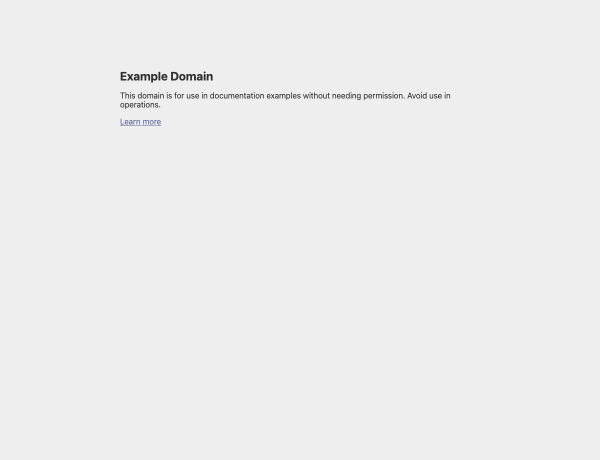
#> input picture mcp-validation.png, 1200 x 919 px (shown at 1/2 size)
$ python make_clean_dashboard_screenshots.py ../mcp-validation.png
#> lines starting #> are read from the running program, lines starting #| are printed output that depends on the picture
### agent_tools/images/dashboard_crop.py
from __future__ import annotations

from dataclasses import dataclass

from PIL import Image


@dataclass(frozen=True)
class DashboardCropConfig:
    """Heuristics tuned for BI dashboard screenshots with large white gutters."""

    white_threshold: int = 245  # per-channel; >= means "background-like"
    padding: int = 10

    # When estimating empty columns/rows, how empty is "empty"?
    empty_fraction: float = 0.995

    # Find the first y where we see "canvas" (mostly white) for N consecutive rows.
    canvas_white_fraction: float = 0.85
    canvas_consecutive_rows: int = 8

    # Ignore top chrome when trimming left/right (prevents full-width toolbars from
    # forcing the crop to remain at the original width).
    trim_x_start_y_px: int = 165

    # Also avoid including browser chrome at the very top.
    min_top_px: int = 110

    # Keep a bit of header above the detected canvas start.
    header_slop_px: int = 70


def _row_white_fraction(px, w: int, y: int, thr: int) -> float:
    white = 0
    for x in range(w):
        r, g, b = px[x, y]
        if r >= thr and g >= thr and b >= thr:
            white += 1
    return white / float(w)


def _col_white_fraction(px, x: int, y0: int, y1: int, thr: int) -> float:
    white = 0
    total = max(1, (y1 - y0))
    for y in range(y0, y1):
        r, g, b = px[x, y]
        if r >= thr and g >= thr and b >= thr:
            white += 1
    return white / float(total)


def _find_canvas_start_y(px, w: int, h: int, cfg: DashboardCropConfig) -> int:
    thr = cfg.white_threshold
    need = cfg.canvas_consecutive_rows
    good = 0
    for y in range(h):
        if _row_white_fraction(px, w, y, thr) >= cfg.canvas_white_fraction:
            good += 1
            if good >= need:
                return max(0, y - need + 1)
        else:
            good = 0

    # Fallback: if we can't detect the canvas reliably, just skip a bit of chrome.
    return min(h - 1, max(0, int(h * 0.12)))


def autocrop_dashboard_content(img: Image.Image, cfg: DashboardCropConfig | None = None) -> Image.Image:
    """Crop a screenshot to focus on dashboard content.

    Why this exists:
    - Tableau-like screenshots often have full-width browser/app chrome across the top.
    - A naive "non-white bbox" crop will keep full width due to that chrome,
      leaving a huge white gutter on the right.

    This function:
    - Detects the start of the dashboard canvas (mostly white)
    - Trims left/right based on content within the canvas region (skipping top chrome)
    - Trims bottom based on the trimmed x-range
    """

    cfg = cfg or DashboardCropConfig()

    rgb = img.convert("RGB")
    w, h = rgb.size
    px = rgb.load()
    if px is None:
        # Very defensive: PIL should provide a PixelAccess for RGB images.
        return img

    thr = cfg.white_threshold
    canvas_y0 = _find_canvas_start_y(px, w, h, cfg)

    y0 = min(h - 1, canvas_y0)
    y1 = h
    y0_x = min(h - 1, max(y0, cfg.trim_x_start_y_px))

    # Left/right bounds by trimming columns that are (almost) entirely white.
    left = 0
    for x in range(w):
        if _col_white_fraction(px, x, y0_x, y1, thr) < cfg.empty_fraction:
            left = x
            break

    right = w - 1
    for x in range(w - 1, -1, -1):
        if _col_white_fraction(px, x, y0_x, y1, thr) < cfg.empty_fraction:
            right = x
            break

    # Top/bottom bounds.
    top = max(0, y0_x - cfg.header_slop_px)
    top = max(top, cfg.min_top_px)

    bottom = h - 1
    for y in range(h - 1, y0_x - 1, -1):
        white = 0
        span = max(1, (right - left + 1))
        for x in range(left, right + 1):
            r, g, b = px[x, y]
            if r >= thr and g >= thr and b >= thr:
                white += 1
        if (white / float(span)) < cfg.empty_fraction:
            bottom = y
            break

    # Safety fallback.
    if right <= left or bottom <= top:
        return img

    pad = cfg.padding
    crop_left = max(0, left - pad)
    crop_top = max(0, top - pad)
    crop_right = min(w, right + pad + 1)
    crop_bottom = min(h, bottom + pad + 1)

    return img.crop((crop_left, crop_top, crop_right, crop_bottom))

### scripts/make_clean_dashboard_screenshots.py
from __future__ import annotations

import argparse
from pathlib import Path

from PIL import Image

from agent_tools.images.dashboard_crop import DashboardCropConfig, autocrop_dashboard_content


def _iter_inputs(input_paths: list[str]) -> list[Path]:
    out: list[Path] = []
    for raw in input_paths:
        p = Path(raw)
        if any(ch in raw for ch in ["*", "?", "["]):
            out.extend(Path().glob(raw))
        elif p.is_dir():
            out.extend(sorted(p.glob("*.png")))
        else:
            out.append(p)
    # De-dupe while preserving order
    seen: set[Path] = set()
    unique: list[Path] = []
    for p in out:
        rp = p.resolve()
        if rp in seen:
            continue
        seen.add(rp)
        unique.append(p)
    return unique


def main() -> None:
    ap = argparse.ArgumentParser(description="Auto-crop BI dashboard screenshots to remove empty gutters.")
    ap.add_argument(
        "inputs",
        nargs="+",
        help="One or more files/dirs/globs. Dirs default to *.png.",
    )
    ap.add_argument(
        "--suffix",
        default="_clean",
        help="Suffix for output files (default: _clean).",
    )
    ap.add_argument(
        "--overwrite",
        action="store_true",
        help="Overwrite output files if they already exist.",
    )
    ap.add_argument("--white-threshold", type=int, default=DashboardCropConfig.white_threshold)
    ap.add_argument("--empty-fraction", type=float, default=DashboardCropConfig.empty_fraction)
    ap.add_argument("--padding", type=int, default=DashboardCropConfig.padding)

    args = ap.parse_args()

    cfg = DashboardCropConfig(
        white_threshold=int(args.white_threshold),
        empty_fraction=float(args.empty_fraction),
        padding=int(args.padding),
    )

    targets = _iter_inputs(args.inputs)
    if not targets:
        raise SystemExit("No input files matched.")

    wrote = 0
    for src in targets:
        if not src.exists():
            print(f"SKIP missing: {src}")
            continue

        dst = src.with_name(src.stem + str(args.suffix) + src.suffix)
        if dst.exists() and not args.overwrite:
            print(f"SKIP exists (use --overwrite): {dst}")
            continue

        with Image.open(src) as im:
#> im is the input picture: PIL image 1200x919 RGB; mean R, G, B 237.2, 237.2, 237.3
            cleaned = autocrop_dashboard_content(im, cfg)
#> in autocrop_dashboard_content, `canvas_y0 = _find_canvas_start_y(px, w, h, cfg)`: canvas_y0 = 110
#> in autocrop_dashboard_content, `y0_x = min(h - 1, max(y0, cfg.trim_x_start_y_px))`: y0_x = 165
#> the loop in autocrop_dashboard_content, `for x in range(w):` made 1 pass
#> (total in _col_white_fraction, left) on pass 1: (754, 0)
#> the loop in autocrop_dashboard_content, `for x in range(w - 1, -1, -1):` made 1 pass
#> (total in _col_white_fraction, right) on pass 1: (754, 1199)
#> in autocrop_dashboard_content, `top = max(0, y0_x - cfg.header_slop_px)`: top = 95
#> in autocrop_dashboard_content, `top = max(top, cfg.min_top_px)`: top = 110
#> the loop in autocrop_dashboard_content, `for y in range(h - 1, y0_x - 1, -1):` made 1 pass
#> span on pass 1: 1200
#> in autocrop_dashboard_content, `crop_left = max(0, left - pad)`: crop_left = 0
#> in autocrop_dashboard_content, `crop_top = max(0, top - pad)`: crop_top = 100
#> in autocrop_dashboard_content, `crop_right = min(w, right + pad + 1)`: crop_right = 1200
#> in autocrop_dashboard_content, `return img.crop((crop_left, crop_top, crop_right, crop_bottom))`:
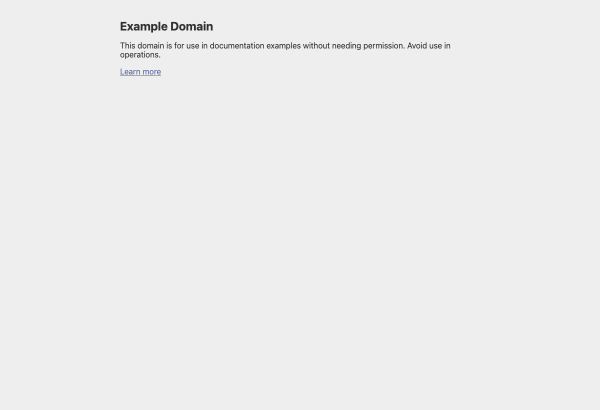
#> returned value: PIL image 1200x819 RGB (shown at 1/2 size); mean R, G, B 237.1, 237.1, 237.2
            cleaned.save(dst)

        wrote += 1
        print(f"WROTE: {dst}")

    print(f"Done. Wrote {wrote} file(s).")


if __name__ == "__main__":
    main()
